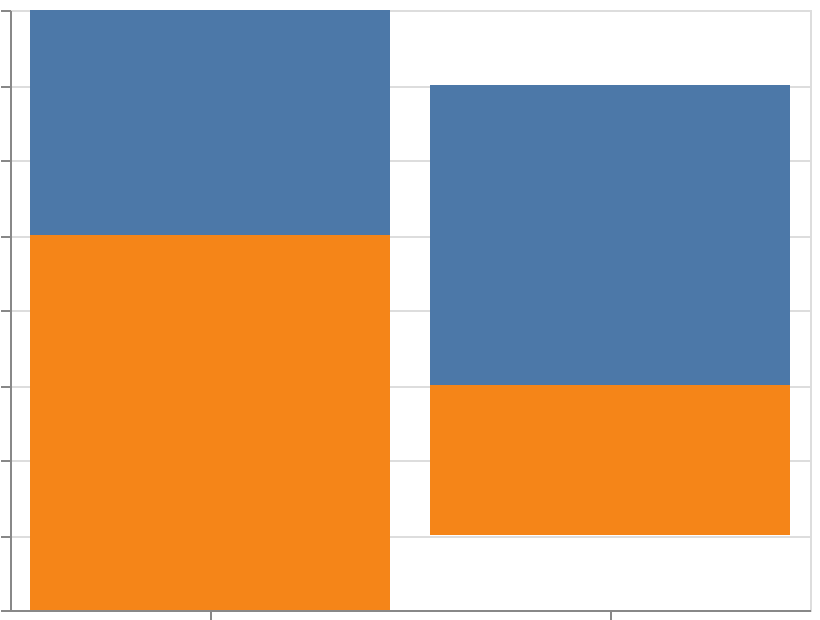

Write the Vega-Lite specification saved for this chart.
### Vega-Lite specification from a JSON file in a GitHub repository (floating-point values rounded to 4 significant figures)
{"$schema": "https://vega.github.io/schema/vega-lite/v6.json", "width": 400, "height": 300, "padding": 5, "autosize": "none", "data": {"name": "table", "values": [{"cat": "A", "group": "X", "val": 3}, {"cat": "A", "group": "Y", "val": 5}, {"cat": "B", "group": "X", "val": 4}, {"cat": "B", "group": "Y", "val": 2}]}, "mark": "bar", "encoding": {"x": {"field": "cat", "type": "nominal"}, "y": {"field": "val", "type": "quantitative", "stack": "center"}, "color": {"field": "group", "type": "nominal"}}}
